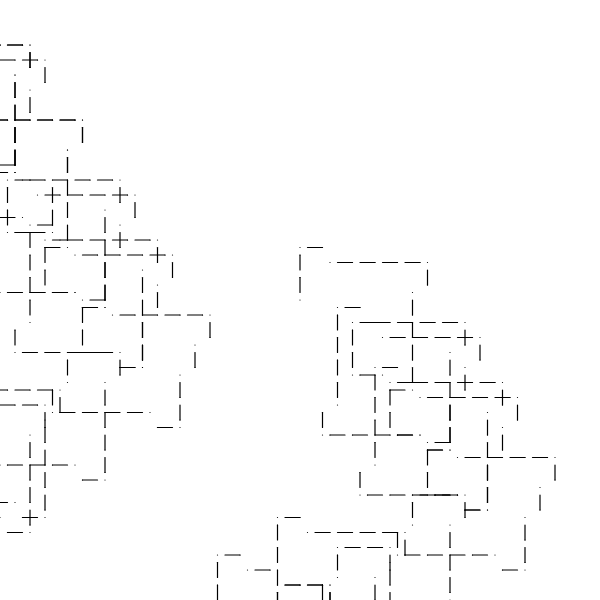
Frame 1 (no input)
Frame 60 (no input): identical to frame 1, image omitted
Frame 120 (the mouse pressed at the canvas centre since frame 60): identical to frame 1, image omitted

The p5.js sketch that drew this single still picture (run headless with seeded random() and noise() and a simulated clock; from frame 60 on, the mouse is pressed at the canvas centre):

// p5.js sketch
// ── sketch.js

// Point = P, Rectangle = R, line = F, Line*4 = D
// You can play around with length, angle, strokeweight, colors,...

let premise = 'P';
  let rules = {
    P:'PFPFP+PFPfPFP',
  }
let bigRule;


let length = 50;
let angle = 90;

function setup() {
  createCanvas(600, 600);
  angleMode(DEGREES);
  bigRule = resolveRules(premise, rules, 3);
  print(bigRule);
  
}

function draw() {
  background('white');
  stroke('black');
  strokeWeight(4);
  //noFill();
  translate(width / 2, height / 2);
  rotate(-90);
  scale(0.3);

  drawShape(bigRule);
   // angle += 1;
  // length += 0.1;
}

function resolveRules(startRule, rules, depth) {
  let endRule = '';
  for (let currentLetter of startRule) {
    if (currentLetter in rules) {
      endRule += rules[currentLetter];
    } else {
      endRule += currentLetter;
    }
  }
  if (depth >= 1) {
    endRule = resolveRules(endRule, rules, depth - 1);
  }
  return endRule;
}


function drawShape(rule)  {
  for (let c of rule) {
    if (c === 'F') {
      line(0, 0, length, 0);
      translate(length, 0);
    } else if (c === 'R') {
      rect(0, 0, length*2, length*2);
      translate(length, length);
    } else if (c === 'P') {
      point(0, 0);
      translate(length/2, 0);
    } else if (c === 'D') {
      line(0, 0, length * 4, 0);
      translate(length*4, 0);
    } else if (c === 'f') {
      translate(0, length, 0);
    } else if (c === '+') {
      rotate(angle);
    } else if (c === '-') {
      rotate(-angle);
    } else if (c === '[') {
      push();
    } else if (c === ']') {
      pop();
    } else if (c === '>') {
      scale(1.2);
    } else if (c === '<') {
      scale(0.8);
   
    }
  }
}
